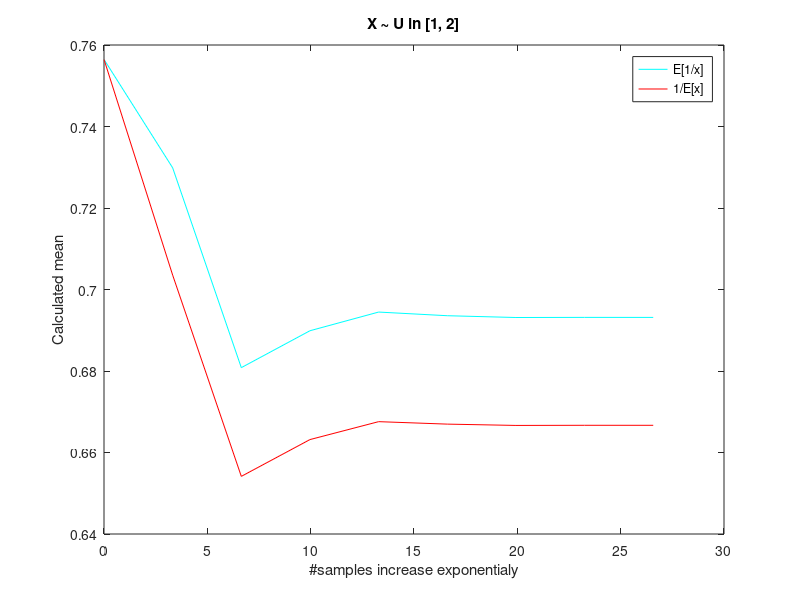
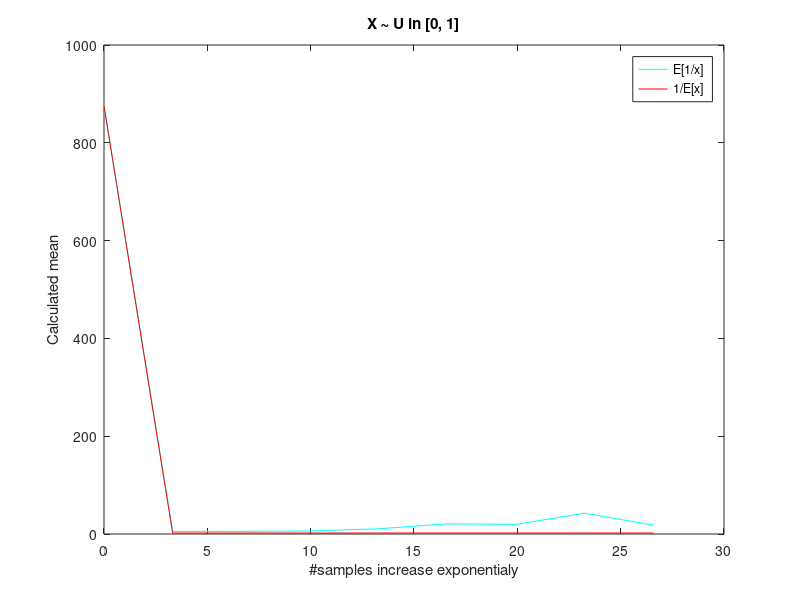
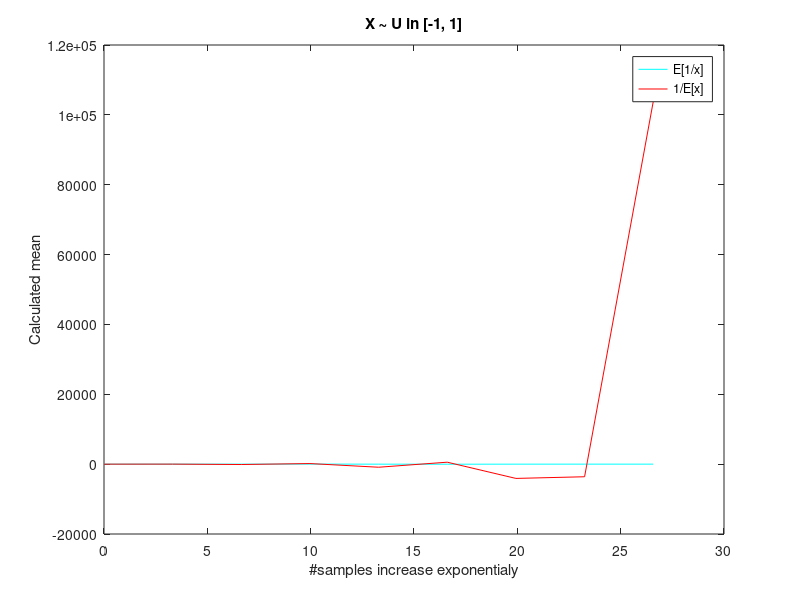

Write the MATLAB code that produced these figures, in order.
clear; clc; close all;

%%  Data Analysis
%   2nd assignment 02-11-21 ex 4

a = 1; b = 2;% a and b denote the start and the end respectively of the distribution's interval
n = 10.^(0:8)';
repetitions = length(n);
meanValues = zeros(6, repetitions); % odd rows: E[1 / X], even rows: 1 / E[X]

for j = 0 : 2
        for i = 1:repetitions
            X = a + (b - a).*rand(n(i), 1);
            meanValues(2 * j + 1, i) = mean(1 ./ X);
            meanValues(2 * j + 2, i) = 1 / mean(X);
        end

        figure(j + 1)
        plot(log2(n), meanValues(2 * j + 1, :),'-c')
        hold on
        plot(log2(n), meanValues(2 * j + 2, :),'-r')
        legend('E[1/x]','1/E[x]')
        xlabel('#samples increase exponentialy')
        ylabel('Calculated mean')
        title(['X ~ U in [', int2str(a), ', ', int2str(b), ']'])
        hold off
       
        a = a - 1;
        if ( b == 2)
                b = b - 1;
        end       
end
